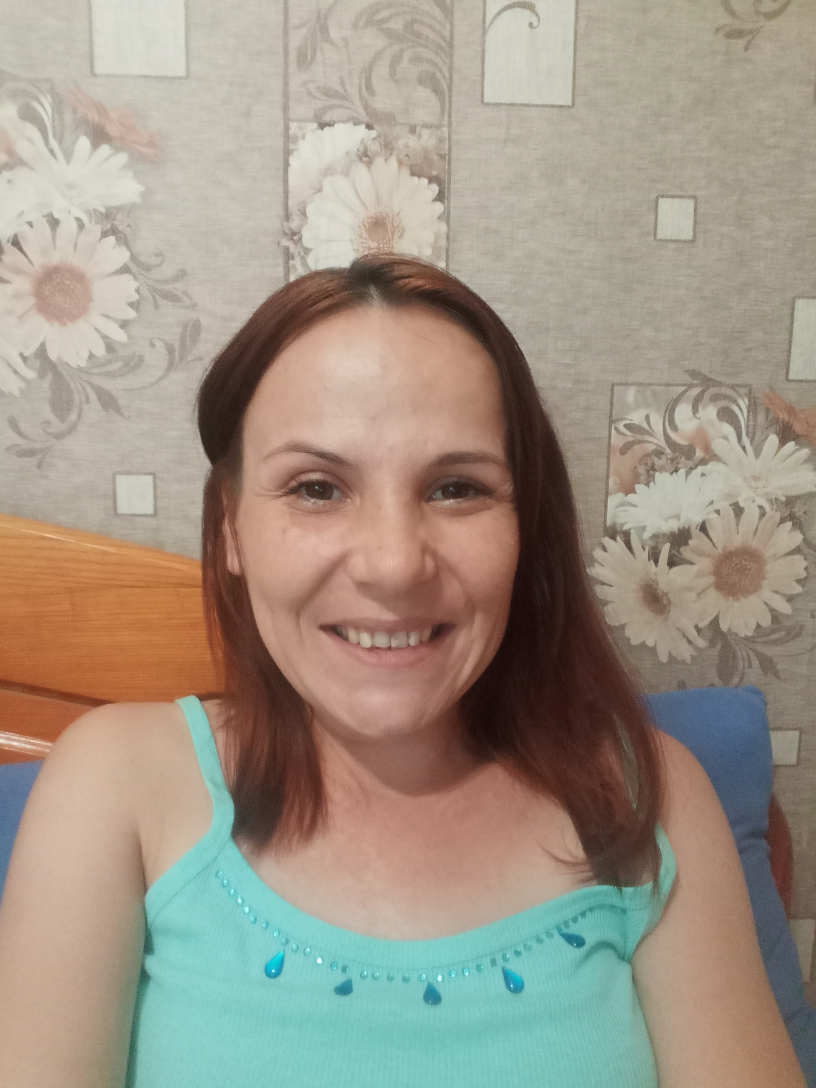
#> input picture HappyorSadPrediction/data/happy/Happy_12.jpg, 2448 x 3264 px (shown at 1/3 size); its folder holds only this picture in this run
$ python Dataset_Prep.py
#> lines starting #> are read from the running program, lines starting #| are printed output that depends on the picture

import os
import cv2

def resize_and_preserve_aspect_ratio(image_path, target_size, output_path):
    # Resize an image to the target size while preserving aspect ratio.
#> called with target_size = (128, 128)
    try:
        img = cv2.imread(image_path)  # Read the image in color mode (default)
#> img is the input picture: shape (3264, 2448, 3); mean B, G, R 133.1, 148.1, 159
        if img is None:
            print(f"Error: Unable to read {image_path}")
            return

        # Get original dimensions
        original_height, original_width = img.shape[:2]
#> original_height = 3264; original_width = 2448
        target_width, target_height = target_size

        # Calculate the scaling factors
        scale_width = target_width / original_width
#> scale_width = 0.0523
        scale_height = target_height / original_height
#> scale_height = 0.0392
        scale = min(scale_width, scale_height)
#> scale = 0.0392

        # Compute the new dimensions
        new_width = int(original_width * scale)
#> new_width = 96
        new_height = int(original_height * scale)
#> new_height = 128

        # Resize the image
        resized_img = cv2.resize(
            img, (new_width, new_height),
            interpolation=cv2.INTER_CUBIC if scale > 1 else cv2.INTER_AREA
        )
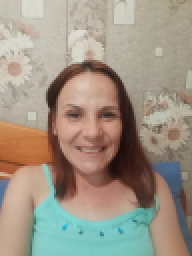
#> resized_img: shape (128, 96, 3) (shown 2 times larger); mean B, G, R 133.1, 148.1, 159

        # Add padding to achieve the exact target size
        delta_w = target_width - new_width
#> delta_w = 32
        delta_h = target_height - new_height
#> delta_h = 0
        top, bottom = delta_h // 2, delta_h - (delta_h // 2)
#> top = 0; bottom = 0
        left, right = delta_w // 2, delta_w - (delta_w // 2)
#> left = 16; right = 16

        padded_img = cv2.copyMakeBorder(
            resized_img, top, bottom, left, right,
            cv2.BORDER_CONSTANT, value=[0, 0, 0]  # Black padding
        )
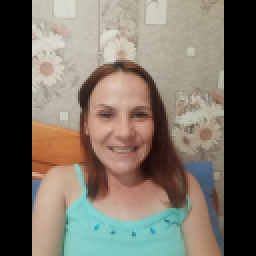
#> padded_img: shape (128, 128, 3) (shown 2 times larger); mean B, G, R 99.8, 111, 119.3

        # Save the resized image
        cv2.imwrite(output_path, padded_img)
        print(f"Resized and saved: {output_path}")

    except Exception as e:
        print(f"Error processing {image_path}: {e}")

def resize_images_in_folder(input_folder, output_folder, target_size):
    # Resize all images in the input folder and save them to the output folder.
    if not os.path.exists(output_folder):
        os.makedirs(output_folder)

    for root, _, files in os.walk(input_folder):
        for file in files:
            input_path = os.path.join(root, file)
            output_path = os.path.join(output_folder, file)
            resize_and_preserve_aspect_ratio(input_path, target_size, output_path)

if __name__ == "__main__":
    # Define input and output folders
    input_happy = r"C:\Users\kalop\CV-Project\HappyorSadPrediction\data\happy"
    input_sad = r"C:\Users\kalop\CV-Project\HappyorSadPrediction\data\sad"
    output_happy = r"C:\Users\kalop\CV-Project\HappyorSadPrediction\data\resized_happy"
    output_sad = r"C:\Users\kalop\CV-Project\HappyorSadPrediction\data\resized_sad"

    # Define target size
    target_size = (128, 128)  # Change to your desired resolution

    print("\nResizing Happy images...")
    resize_images_in_folder(input_happy, output_happy, target_size)

    print("\nResizing Sad images...")
    resize_images_in_folder(input_sad, output_sad, target_size)

    print("\nResizing process completed.")

$ run again, on HappyorSadPrediction/data/happy/image27.jpeg
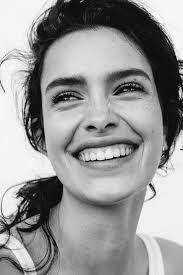
#> input picture HappyorSadPrediction/data/happy/image27.jpeg, 183 x 275 px
#> in resize_and_preserve_aspect_ratio, img is the input picture: shape (275, 183, 3); min 0, max 255, mean 150.5
#> in resize_and_preserve_aspect_ratio, `resized_img = cv2.resize( img, (new_width, new_height), interpolation=..`:
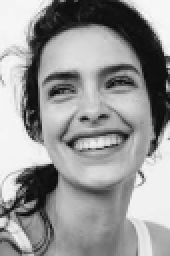
#> resized_img: shape (128, 85, 3) (shown 2 times larger); min 8, max 252, mean 150.5
#> in resize_and_preserve_aspect_ratio, `padded_img = cv2.copyMakeBorder( resized_img, top, bottom, left, right..`:
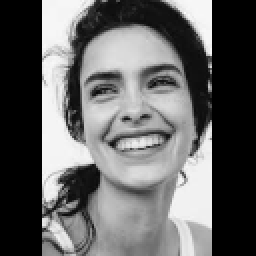
#> padded_img: shape (128, 128, 3) (shown 2 times larger); min 0, max 252, mean 99.9
